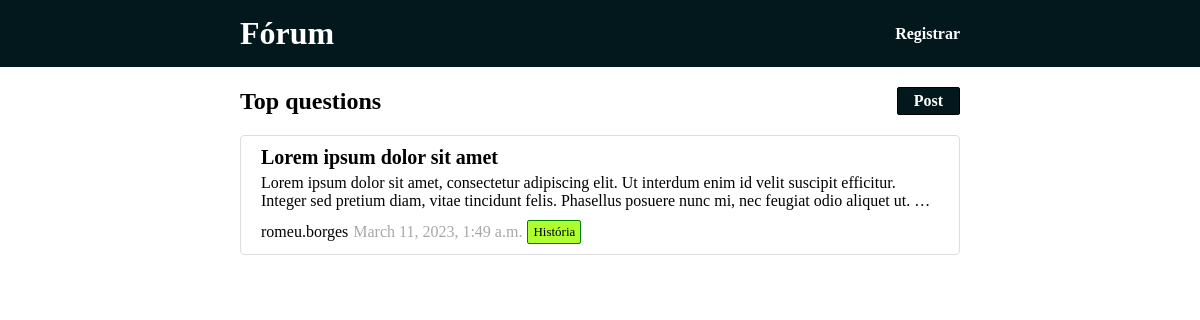
The page / on the database its author committed.
### main/models.py (models this page shows, shortened)
class Question(models.Model):
    title = models.CharField(max_length=100)
    description = models.TextField()
    posted_at = models.DateTimeField(auto_now_add=True)
    edited_at = models.DateTimeField(auto_now=True)
    category = models.ForeignKey(
        Category, on_delete=models.SET_NULL, null=True
    )
    author = models.ForeignKey(
        User, on_delete=models.SET_NULL, null=True
    )

class Category(models.Model):
    name = models.CharField(max_length=50)

### main/views.py (the view)
# urls.py: path('', views.home, name='home'),
def home(request):
    questions = Question.objects.all().order_by('-id')
    return render(request, 'main/pages/main.html', context={
        'questions':questions
    })

### main/templates/main/pages/main.html
{% include 'global/base.html' %}
<body>
	{% include 'main/partials/body_header.html'%}
	{% for question in questions %}
		{% include 'main/partials/home_question.html' %}
	{% endfor %}
</body>
</html>

### main/templates/main/partials/home_question.html (shortened to what this page needs)
<div class="body-post-container">
		<div class="body-post-top">
			<div class="body-post-title">
				<a class="post-title" href="{% url 'main:question' question.id %}"> {{question.title}} </a>
			</div>
		</div>
		<div class="body-post-subtitle">
			<p class="post-subtitle">{{question.description}}</p>
		</div>
		<div class="body-post-lower">
			<div class="body-post-author-name">
				<a class="post-author"> {{question.author.username}} </a>
			</div>
			<div class="post-date">
				<p class="date">{{question.posted_at}}</p>
			</div>
			<div class="body-post-tags">
				<p class="tag">{{question.category.name}}</p>
			</div>
		</div>
	</div>

### base_static/global/css/styles.css (style rules this page uses)
* { margin: 0; padding: 0; }
.body-post-container { display: flex; flex-direction: column; margin-inline: 20%; margin-block: 10px; border: 1px solid #dcdfe0; border-radius: 4px; padding: 10px 20px; gap: 5px; transition: 500ms; max-height: 120px; content:"..."; }
.body-post-subtitle { margin-bottom: 5px; }
.post-subtitle { overflow: hidden; text-overflow: ellipsis; display: -webkit-box; -webkit-line-clamp:2; -webkit-box-orient:vertical; }
.date { color: #A8A8A8; }
body { max-width: 100%; margin-top: 67px; justify-content: center; }
.post-title { font-size: 20px; font-weight: 700; text-decoration: none; color: black; transition: ease-in-out; }
.body-post-tags { display: flex; flex-direction: row; gap: 5px; right: 100%; }
.body-post-lower { display: flex; align-items: center; gap: 5px; }
.body-post-top { display: flex; flex-direction: row; gap: 10px; align-items: center; }
.date { float: left; }
.tag { border: 1px solid green; padding: 3px 5px; font-size: 13px; background-color: greenyellow; border-radius: 2px; float: right; }

### rows shown on the page
Question: title "Lorem ipsum dolor sit amet", description "Lorem ipsum dolor sit amet, consectetur adipiscing elit. Ut interdum enim id velit suscipit efficitur. Integer sed pretium diam, vitae tincidunt felis. Phasellus posuere nunc mi, nec feugiat odio aliquet ut.…", author.username "romeu.borges", posted_at "March 11, 2023, 1:49 a.m.", category.name "História"
